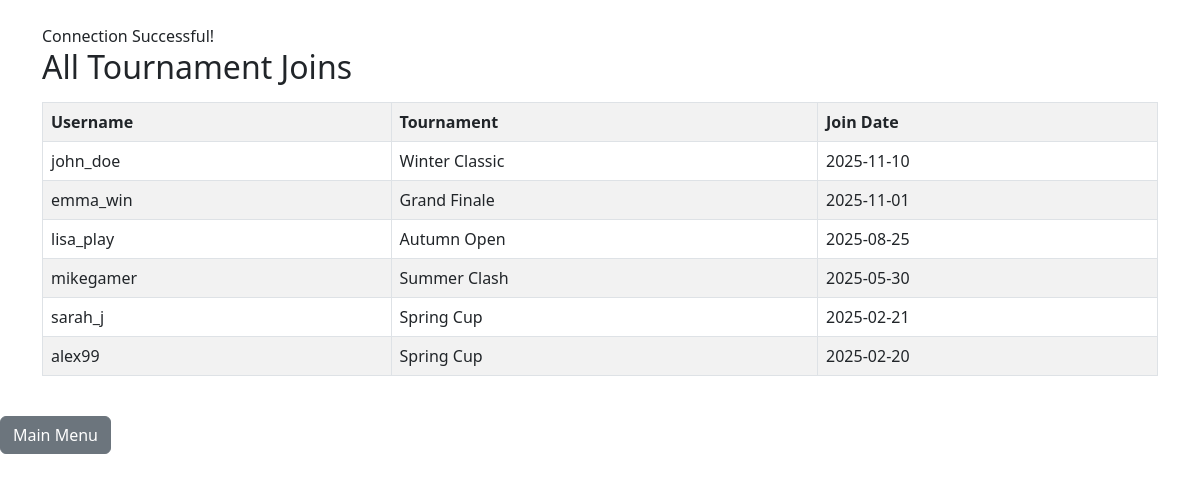
Page /queries/display_joins.php on the committed database.
### tables this page shows
CREATE TABLE Joins (
    PlayerID INT,
    TournamentID INT,
    JoinDate DATE DEFAULT (CURRENT_DATE),
    PRIMARY KEY (PlayerID, TournamentID),
    FOREIGN KEY (PlayerID) REFERENCES Player(PlayerID)
        ON DELETE CASCADE
        ON UPDATE CASCADE,
    FOREIGN KEY (TournamentID) REFERENCES Tournament_Managed(TournamentID)
        ON DELETE CASCADE
        ON UPDATE CASCADE
);

CREATE TABLE GameUser (
    UserID INT PRIMARY KEY,
    Username VARCHAR(40) UNIQUE NOT NULL,
    Email VARCHAR(50) UNIQUE NOT NULL,
    Password VARCHAR(40) NOT NULL
);

CREATE TABLE Tournament_Managed (
    TournamentID INT PRIMARY KEY,
    Name VARCHAR(50) UNIQUE NOT NULL,
    Difficulty INT,
    StartDate DATE,
    ManagerID INT NOT NULL,
    SupervisorID INT NOT NULL,
    FOREIGN KEY (Difficulty) REFERENCES PrizeMoney(Difficulty)
        ON DELETE SET NULL
        ON UPDATE CASCADE,
    FOREIGN KEY (SupervisorID) REFERENCES Admin(AdminID)
        ON UPDATE CASCADE,
    FOREIGN KEY (ManagerID) REFERENCES TournamentManager(ManagerID)
        ON UPDATE CASCADE
);

### queries/display_joins.php (the view, shortened to what this page needs)
<?php
$servername = "localhost";
$username   = "root";
$password   = "";
$database   = "tictactoe";
$conn = new mysqli($servername, $username, $password, $database);
if ($conn->connect_error) {
	die("Connection failed: " . $conn->connect_error);
} else {
	echo "<link rel='stylesheet' href='https://cdn.jsdelivr.net/npm/bootstrap@5.3.0/dist/css/bootstrap.min.css'>";
	echo "<div class='container mt-4'>";
	echo "Connection Successful! <br>";
}
$query = "SELECT gu.Username, tm.Name AS Tournament, j.JoinDate
          FROM Joins j
          JOIN GameUser gu ON j.PlayerID = gu.UserID
          JOIN Tournament_Managed tm ON j.TournamentID = tm.TournamentID
          ORDER BY j.JoinDate DESC";
$result = $conn->query($query);
echo "<h2>All Tournament Joins</h2>";
if ($result->num_rows > 0) {
	echo "<table class='table table-bordered table-striped mt-3'>";
	echo "<tr><th>Username</th><th>Tournament</th><th>Join Date</th></tr>";
	while ($row = $result->fetch_assoc()) {
		echo "<tr>
			<td>" . $row["Username"] . "</td>
			<td>" . $row["Tournament"] . "</td>
			<td>" . $row["JoinDate"] . "</td>
		</tr>";
	}
	echo "</table>";
} else {
	echo "No join records found.";
}
echo "</div><br><a class='btn btn-secondary' href='../index.php'>Main Menu</a>";
?>

### rows in the picture
joins: gameuser.Username "john_doe", TournamentID.Name "Winter Classic", JoinDate "2025-11-10"
joins: gameuser.Username "emma_win", TournamentID.Name "Grand Finale", JoinDate "2025-11-01"
joins: gameuser.Username "lisa_play", TournamentID.Name "Autumn Open", JoinDate "2025-08-25"
joins: gameuser.Username "mikegamer", TournamentID.Name "Summer Clash", JoinDate "2025-05-30"
joins: gameuser.Username "sarah_j", TournamentID.Name "Spring Cup", JoinDate "2025-02-21"
joins: gameuser.Username "alex99", TournamentID.Name "Spring Cup", JoinDate "2025-02-20"
